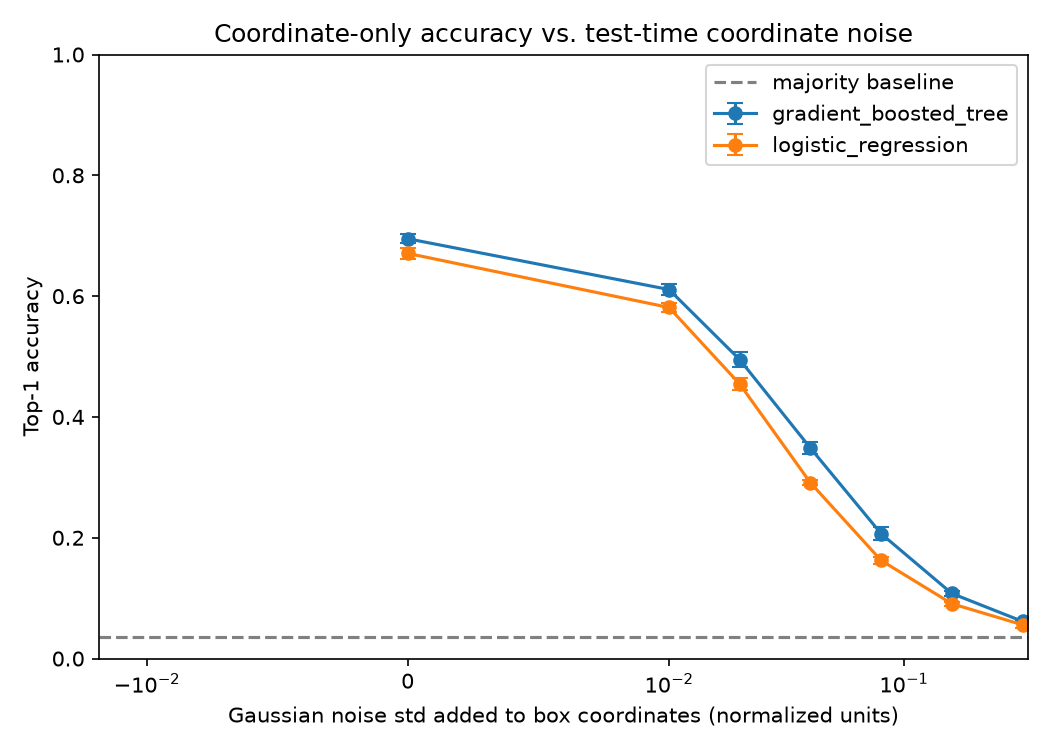

Here is the Python script that generated this plot:
"""How sharp is the coordinate-only signal? Add Gaussian noise to box
coordinates at test time (train stays clean) and measure how top-1 accuracy
degrades toward the majority baseline.

Motivation: a real trained detector's predicted boxes are never pixel-perfect
copies of ground truth - they carry localization error. This curve tells us
how much coordinate noise the shortcut signal can tolerate before it
disappears, which is the right lens for interpreting Task 2 (comparing a real
detector's error pattern against this coordinate-only diagnostic) once GPU
access resumes. It also stands alone as a sensitivity characterization of
Claim A, distinct from the mitigation experiment (which perturbs *training*
data to unlearn the shortcut, not test-time noise to characterize it).

Noise model: independent Gaussian jitter added to x_center/y_center/width/
height (each in normalized 0-1 image coordinates) at a range of std levels,
then area/aspect_ratio are recomputed from the jittered width/height so the
feature vector stays internally consistent. Width/height are clipped to a
small positive floor to avoid degenerate boxes.

Reuses load_instances/grouped_split/evaluate/FEATURE_COLS/SEEDS/TEST_FRACTION
from build_coord_baseline.py - only the test-time perturbation is new.
"""

import sys
from pathlib import Path

import matplotlib
matplotlib.use("Agg")
import matplotlib.pyplot as plt
import numpy as np
import pandas as pd
from sklearn.ensemble import HistGradientBoostingClassifier
from sklearn.linear_model import LogisticRegression
from sklearn.preprocessing import StandardScaler

sys.path.insert(0, str(Path(__file__).resolve().parent))
from build_coord_baseline import (  # noqa: E402
    FEATURE_COLS,
    SEEDS,
    TEST_FRACTION,
    evaluate,
    grouped_split,
    load_instances,
)

OUTPUT_DIR = Path(__file__).resolve().parent

# Grounded in RESULTS.md Section 13's measured natural per-class positional
# std (x: 0.0267, y: 0.0490) - the grid brackets that scale so we can see
# where accuracy sits relative to "noise comparable to natural class spread."
NOISE_STDS = [0.0, 0.01, 0.02, 0.04, 0.08, 0.16, 0.32]


def add_noise(df: pd.DataFrame, std: float, rng: np.random.RandomState) -> pd.DataFrame:
    df = df.copy()
    if std > 0:
        df["x_center"] = df["x_center"] + rng.normal(0, std, size=len(df))
        df["y_center"] = df["y_center"] + rng.normal(0, std, size=len(df))
        df["width"] = np.clip(df["width"] + rng.normal(0, std, size=len(df)), 1e-3, None)
        df["height"] = np.clip(df["height"] + rng.normal(0, std, size=len(df)), 1e-3, None)
    df["area"] = df["width"] * df["height"]
    df["aspect_ratio"] = df["width"] / df["height"]
    return df


def main():
    df = load_instances()
    print(f"Loaded {len(df)} instances from {df['image_id'].nunique()} images")

    rows = []
    for std in NOISE_STDS:
        for seed in SEEDS:
            train_df, test_df = grouped_split(df, seed, TEST_FRACTION)
            noisy_test = add_noise(test_df, std, np.random.RandomState(1000 + seed))

            x_train = train_df[FEATURE_COLS].to_numpy()
            y_train = train_df["class_id"].to_numpy()
            x_test = noisy_test[FEATURE_COLS].to_numpy()
            y_test = noisy_test["class_id"].to_numpy()

            scaler = StandardScaler().fit(x_train)
            logreg = LogisticRegression(max_iter=2000).fit(scaler.transform(x_train), y_train)
            gbt = HistGradientBoostingClassifier(random_state=0).fit(x_train, y_train)

            for clf_name, y_pred in [
                ("logistic_regression", logreg.predict(scaler.transform(x_test))),
                ("gradient_boosted_tree", gbt.predict(x_test)),
            ]:
                metrics = evaluate(y_test, y_pred, y_train)
                rows.append({"noise_std": std, "seed": seed, "classifier": clf_name, **metrics})
        print(f"noise_std={std} done")

    raw = pd.DataFrame(rows)
    raw.to_csv(OUTPUT_DIR / "noise_robustness_raw.csv", index=False)

    summary_rows = []
    for (std, clf_name), g in raw.groupby(["noise_std", "classifier"]):
        values = g["top1_acc"].to_numpy()
        mean = values.mean()
        ci = (
            values.std(ddof=1) / np.sqrt(len(values)) * 2.776
            if len(values) > 1
            else 0.0
        )
        summary_rows.append(
            {
                "noise_std": std,
                "classifier": clf_name,
                "top1_acc_mean": mean,
                "top1_acc_ci95": ci,
                "majority_baseline_acc_mean": g["majority_baseline_acc"].mean(),
            }
        )
    summary = pd.DataFrame(summary_rows).sort_values(["classifier", "noise_std"])
    summary.to_csv(OUTPUT_DIR / "noise_robustness_summary.csv", index=False)

    print("\n" + "=" * 70)
    print("TOP-1 ACCURACY VS. TEST-TIME COORDINATE NOISE (mean +/- 95% CI, 5 seeds)")
    print("=" * 70)
    for clf_name, g in summary.groupby("classifier"):
        print(f"\n{clf_name} (majority baseline ~{g['majority_baseline_acc_mean'].iloc[0]:.4f})")
        for _, row in g.iterrows():
            print(f"  std={row['noise_std']:.2f}  acc={row['top1_acc_mean']:.4f} +/- {row['top1_acc_ci95']:.4f}")

    fig, ax = plt.subplots(figsize=(7, 5))
    for clf_name, g in summary.groupby("classifier"):
        ax.errorbar(g["noise_std"], g["top1_acc_mean"], yerr=g["top1_acc_ci95"], marker="o", label=clf_name, capsize=4)
    ax.axhline(summary["majority_baseline_acc_mean"].iloc[0], color="gray", linestyle="--", label="majority baseline")
    ax.set_xscale("symlog", linthresh=0.01)
    ax.set_xlabel("Gaussian noise std added to box coordinates (normalized units)")
    ax.set_ylabel("Top-1 accuracy")
    ax.set_title("Coordinate-only accuracy vs. test-time coordinate noise")
    ax.legend()
    ax.set_ylim(0, 1)
    fig.tight_layout()
    fig.savefig(OUTPUT_DIR / "noise_robustness.png", dpi=150)
    plt.close(fig)

    print(f"\nSaved CSVs and plot to {OUTPUT_DIR}")


if __name__ == "__main__":
    main()
